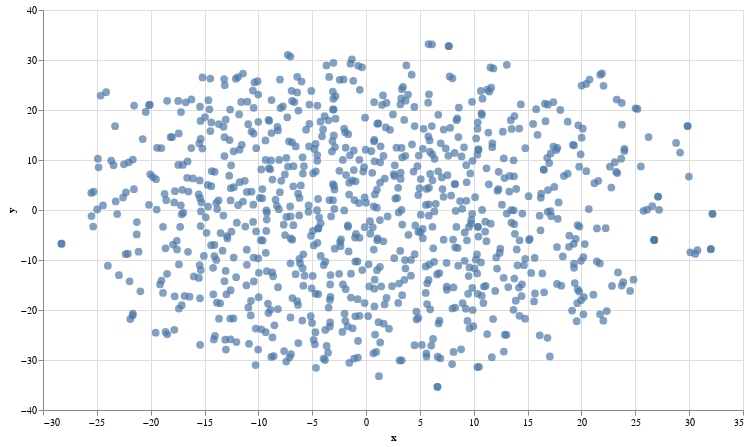

Notebook source saved alongside this figure:
### Markdown cell above
We can then use the Altair visualization library to create a scatterplot of these coordinates:

### Code cell
chart = alt.Chart(df).mark_circle(size=60).encode(
    x='x',
    y='y',
    tooltip=['place', 'country']
).properties(width=700, height=400)

chart

### Figure 1 — Vega-Lite specification as saved in the notebook (floating-point values rounded to 4 significant figures; data arrays with more than 128 entries replaced by an {"elided": "..."} marker saying what was removed)
{"config": {"view": {"continuousWidth": 400, "continuousHeight": 300}}, "data": {"name": "data-c49ee13f4f33db8ce3461b0b4b0b1ecb"}, "mark": {"type": "circle", "size": 60}, "encoding": {"tooltip": [{"type": "nominal", "field": "place"}, {"type": "nominal", "field": "country"}], "x": {"type": "quantitative", "field": "x"}, "y": {"type": "quantitative", "field": "y"}}, "height": 400, "width": 700, "$schema": "https://vega.github.io/schema/vega-lite/v4.8.1.json", "datasets": {"data-c49ee13f4f33db8ce3461b0b4b0b1ecb": {"elided": "894 records"}}}
